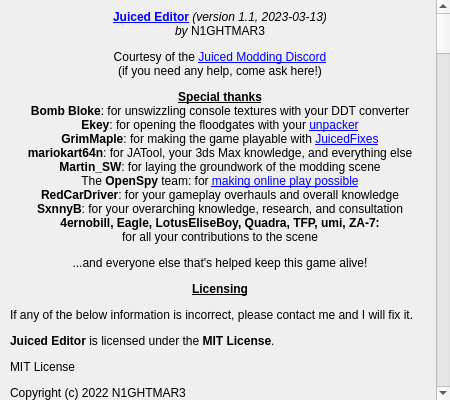
<?xml version="1.0" encoding="UTF-8"?>
<ui version="4.0">
    <class>JEAboutDialog</class>
    <widget class="QDialog" name="JEAboutDialog">
        <property name="geometry">
            <rect>
                <x>0</x>
                <y>0</y>
                <width>450</width>
                <height>400</height>
            </rect>
        </property>
        <property name="windowTitle">
            <string>About</string>
        </property>
        <widget class="QScrollArea" name="scrollArea">
            <property name="geometry">
                <rect>
                    <x>0</x>
                    <y>0</y>
                    <width>450</width>
                    <height>400</height>
                </rect>
            </property>
            <property name="frameShape">
                <enum>QFrame::NoFrame</enum>
            </property>
            <property name="verticalScrollBarPolicy">
                <enum>Qt::ScrollBarAlwaysOn</enum>
            </property>
            <property name="horizontalScrollBarPolicy">
                <enum>Qt::ScrollBarAlwaysOff</enum>
            </property>
            <property name="widgetResizable">
                <bool>false</bool>
            </property>
            <property name="sizePolicy">
                <sizepolicy hsizetype="Expanding" vsizetype="Expanding">
                    <horstretch>0</horstretch>
                    <verstretch>0</verstretch>
                </sizepolicy>
            </property>
            <widget class="QWidget" name="scrollAreaWidgetContents">
                <property name="geometry">
                    <rect>
                        <x>0</x>
                        <y>0</y>
                        <width>440</width>
                        <height>3760</height>
                    </rect>
                </property>
                <widget class="QLabel" name="aboutText">
                    <property name="geometry">
                        <rect>
                            <x>10</x>
                            <y>10</y>
                            <width>420</width>
                            <height>3760</height>
                        </rect>
                    </property>
                    <property name="text">
                        <string>&lt;html&gt;&lt;head/&gt;&lt;body&gt;&lt;p align=&quot;center&quot;&gt;&lt;a href=&quot;https://github.com/N1GHT-MAR3/JuicedEditor&quot;&gt;&lt;span style=&quot; font-weight:696; text-decoration: underline; color:#0000ff;&quot;&gt;Juiced Editor&lt;/span&gt;&lt;/a&gt;&lt;span style=&quot; font-style:italic;&quot;&gt; (version 1.1, 2023-03-13)&lt;br/&gt;by &lt;/span&gt;N1GHTMAR3&lt;/p&gt;&lt;p align=&quot;center&quot;&gt;Courtesy of the &lt;a href=&quot;https://discord.gg/pu2jdxR&quot;&gt;&lt;span style=&quot; text-decoration: underline; color:#0000ff;&quot;&gt;Juiced Modding Discord&lt;br/&gt;&lt;/span&gt;&lt;/a&gt;(if you need any help, come ask here!)&lt;/p&gt;&lt;p align=&quot;center&quot;&gt;&lt;span style=&quot; font-weight:696; text-decoration: underline;&quot;&gt;Special thanks&lt;/span&gt;&lt;span style=&quot; text-decoration: underline;&quot;&gt;&lt;br/&gt;&lt;/span&gt;&lt;span style=&quot; font-weight:696;&quot;&gt;Bomb Bloke&lt;/span&gt;: for unswizzling console textures with your DDT converter&lt;span style=&quot; text-decoration: underline;&quot;&gt;&lt;br/&gt;&lt;/span&gt;&lt;span style=&quot; font-weight:696;&quot;&gt;Ekey&lt;/span&gt;: for opening the floodgates with your &lt;a href=&quot;https://github.com/Ekey/JCED.DAT.Tool/&quot;&gt;&lt;span style=&quot; text-decoration: underline; color:#0000ff;&quot;&gt;unpacker&lt;/span&gt;&lt;/a&gt;&lt;br/&gt;&lt;span style=&quot; font-weight:696;&quot;&gt;GrimMaple&lt;/span&gt;: for making the game playable with &lt;a href=&quot;https://github.com/GrimMaple/JuicedFixes&quot;&gt;&lt;span style=&quot; text-decoration: underline; color:#0000ff;&quot;&gt;JuicedFixes&lt;/span&gt;&lt;/a&gt;&lt;br/&gt;&lt;span style=&quot; font-weight:696;&quot;&gt;mariokart64n&lt;/span&gt;: for JATool, your 3ds Max knowledge, and everything else&lt;br/&gt;&lt;span style=&quot; font-weight:696;&quot;&gt;Martin_SW&lt;/span&gt;: for laying the groundwork of the modding scene&lt;br/&gt;The &lt;span style=&quot; font-weight:696;&quot;&gt;OpenSpy&lt;/span&gt; team: for &lt;a href=&quot;http://beta.openspy.net/en/&quot;&gt;&lt;span style=&quot; text-decoration: underline; color:#0000ff;&quot;&gt;making online play possible&lt;/span&gt;&lt;/a&gt;&lt;br/&gt;&lt;span style=&quot; font-weight:696;&quot;&gt;RedCarDriver&lt;/span&gt;: for your gameplay overhauls and overall knowledge&lt;br/&gt;&lt;span style=&quot; font-weight:696;&quot;&gt;SxnnyB&lt;/span&gt;: for your overarching knowledge, research, and consultation&lt;br/&gt;&lt;span style=&quot; font-weight:696;&quot;&gt;4ernobill, Eagle, LotusEliseBoy, Quadra, TFP, umi, ZA-7:&lt;/span&gt;&lt;br/&gt;for all your contributions to the scene&lt;/p&gt;&lt;p align=&quot;center&quot;&gt;...and everyone else that's helped keep this game alive!&lt;/p&gt;&lt;p align=&quot;center&quot;&gt;&lt;span style=&quot; font-weight:696; text-decoration: underline;&quot;&gt;Licensing&lt;/span&gt;&lt;/p&gt;&lt;p&gt;If any of the below information is incorrect, please contact me and I will fix it.&lt;/p&gt;&lt;p&gt;&lt;span style=&quot; font-weight:696;&quot;&gt;Juiced Editor&lt;/span&gt; is licensed under the &lt;span style=&quot; font-weight:696;&quot;&gt;MIT License&lt;/span&gt;.&lt;/p&gt;&lt;p&gt;MIT License&lt;/p&gt;&lt;p&gt;Copyright (c) 2022 N1GHTMAR3&lt;/p&gt;&lt;p&gt;Permission is hereby granted, free of charge, to any person obtaining a copy of this software and associated documentation files (the &amp;quot;Software&amp;quot;), to deal in the Software without restriction, including without limitation the rights to use, copy, modify, merge, publish, distribute, sublicense, and/or sell copies of the Software, and to permit persons to whom the Software is furnished to do so, subject to the following conditions:&lt;/p&gt;&lt;p&gt;The above copyright notice and this permission notice shall be included in all copies or substantial portions of the Software.&lt;/p&gt;&lt;p&gt;THE SOFTWARE IS PROVIDED &amp;quot;AS IS&amp;quot;, WITHOUT WARRANTY OF ANY KIND, EXPRESS OR IMPLIED, INCLUDING BUT NOT LIMITED TO THE WARRANTIES OF MERCHANTABILITY, FITNESS FOR A PARTICULAR PURPOSE AND NONINFRINGEMENT. IN NO EVENT SHALL THE AUTHORS OR COPYRIGHT HOLDERS BE LIABLE FOR ANY CLAIM, DAMAGES OR OTHER LIABILITY, WHETHER IN AN ACTION OF CONTRACT, TORT OR OTHERWISE, ARISING FROM, OUT OF OR IN CONNECTION WITH THE SOFTWARE OR THE USE OR OTHER DEALINGS IN THE SOFTWARE.&lt;/p&gt;&lt;p&gt;&lt;br/&gt;&lt;/p&gt;&lt;p&gt;&lt;a href=&quot;https://wiki.qt.io/Qt_for_Python&quot;&gt;&lt;span style=&quot; font-weight:696; text-decoration: underline; color:#0000ff;&quot;&gt;PySide2&lt;/span&gt;&lt;/a&gt; is licensed under the &lt;span style=&quot; font-weight:696;&quot;&gt;GNU Lesser General Public License&lt;/span&gt;, version 3.&lt;/p&gt;&lt;p&gt;&lt;span style=&quot; font-size:large; font-weight:696;&quot;&gt;GNU LESSER GENERAL PUBLIC LICENSE&lt;/span&gt;&lt;/p&gt;&lt;p align=&quot;center&quot;&gt;Version 3, 29 June 2007 &lt;/p&gt;&lt;p&gt;Copyright © 2007 Free Software Foundation, Inc. &amp;lt;&lt;a href=&quot;https://fsf.org/&quot;&gt;&lt;span style=&quot; text-decoration: underline; color:#0000ff;&quot;&gt;https://fsf.org/&lt;/span&gt;&lt;/a&gt;&amp;gt;&lt;/p&gt;&lt;p&gt;Everyone is permitted to copy and distribute verbatim copies of this license document, but changing it is not allowed. &lt;/p&gt;&lt;p&gt;This version of the GNU Lesser General Public License incorporates the terms and conditions of version 3 of the GNU General Public License, supplemented by the additional permissions listed below. &lt;/p&gt;&lt;h4 style=&quot; margin-top:12px; margin-bottom:12px; margin-left:0px; margin-right:0px; -qt-block-indent:0; text-indent:0px;&quot;&gt;&lt;a name=&quot;section0&quot;/&gt;&lt;span style=&quot; font-size:medium; font-weight:696;&quot;&gt;0&lt;/span&gt;&lt;span style=&quot; font-size:medium; font-weight:696;&quot;&gt;. Additional Definitions.&lt;/span&gt;&lt;/h4&gt;&lt;p&gt;As used herein, “this License” refers to version 3 of the GNU Lesser General Public License, and the “GNU GPL” refers to version 3 of the GNU General Public License. &lt;/p&gt;&lt;p&gt;“The Library” refers to a covered work governed by this License, other than an Application or a Combined Work as defined below. &lt;/p&gt;&lt;p&gt;An “Application” is any work that makes use of an interface provided by the Library, but which is not otherwise based on the Library. Defining a subclass of a class defined by the Library is deemed a mode of using an interface provided by the Library. &lt;/p&gt;&lt;p&gt;A “Combined Work” is a work produced by combining or linking an Application with the Library. The particular version of the Library with which the Combined Work was made is also called the “Linked Version”. &lt;/p&gt;&lt;p&gt;The “Minimal Corresponding Source” for a Combined Work means the Corresponding Source for the Combined Work, excluding any source code for portions of the Combined Work that, considered in isolation, are based on the Application, and not on the Linked Version. &lt;/p&gt;&lt;p&gt;The “Corresponding Application Code” for a Combined Work means the object code and/or source code for the Application, including any data and utility programs needed for reproducing the Combined Work from the Application, but excluding the System Libraries of the Combined Work. &lt;/p&gt;&lt;h4 style=&quot; margin-top:12px; margin-bottom:12px; margin-left:0px; margin-right:0px; -qt-block-indent:0; text-indent:0px;&quot;&gt;&lt;a name=&quot;section1&quot;/&gt;&lt;span style=&quot; font-size:medium; font-weight:696;&quot;&gt;1&lt;/span&gt;&lt;span style=&quot; font-size:medium; font-weight:696;&quot;&gt;. Exception to Section 3 of the GNU GPL.&lt;/span&gt;&lt;/h4&gt;&lt;p&gt;You may convey a covered work under sections 3 and 4 of this License without being bound by section 3 of the GNU GPL. &lt;/p&gt;&lt;h4 style=&quot; margin-top:12px; margin-bottom:12px; margin-left:0px; margin-right:0px; -qt-block-indent:0; text-indent:0px;&quot;&gt;&lt;a name=&quot;section2&quot;/&gt;&lt;span style=&quot; font-size:medium; font-weight:696;&quot;&gt;2&lt;/span&gt;&lt;span style=&quot; font-size:medium; font-weight:696;&quot;&gt;. Conveying Modified Versions.&lt;/span&gt;&lt;/h4&gt;&lt;p&gt;If you modify a copy of the Library, and, in your modifications, a facility refers to a function or data to be supplied by an Application that uses the facility (other than as an argument passed when the facility is invoked), then you may convey a copy of the modified version: &lt;/p&gt;&lt;ul style=&quot;margin-top: 0px; margin-bottom: 0px; margin-left: 0px; margin-right: 0px; -qt-list-indent: 1;&quot;&gt;&lt;li style=&quot; margin-top:12px; margin-bottom:0px; margin-left:0px; margin-right:0px; -qt-block-indent:0; text-indent:0px;&quot;&gt;a) under this License, provided that you make a good faith effort to ensure that, in the event an Application does not supply the function or data, the facility still operates, and performs whatever part of its purpose remains meaningful, or &lt;/li&gt;&lt;li style=&quot; margin-top:0px; margin-bottom:12px; margin-left:0px; margin-right:0px; -qt-block-indent:0; text-indent:0px;&quot;&gt;b) under the GNU GPL, with none of the additional permissions of this License applicable to that copy. &lt;/li&gt;&lt;/ul&gt;&lt;h4 style=&quot; margin-top:12px; margin-bottom:12px; margin-left:0px; margin-right:0px; -qt-block-indent:0; text-indent:0px;&quot;&gt;&lt;a name=&quot;section3&quot;/&gt;&lt;span style=&quot; font-size:medium; font-weight:696;&quot;&gt;3&lt;/span&gt;&lt;span style=&quot; font-size:medium; font-weight:696;&quot;&gt;. Object Code Incorporating Material from Library Header Files.&lt;/span&gt;&lt;/h4&gt;&lt;p&gt;The object code form of an Application may incorporate material from a header file that is part of the Library. You may convey such object code under terms of your choice, provided that, if the incorporated material is not limited to numerical parameters, data structure layouts and accessors, or small macros, inline functions and templates (ten or fewer lines in length), you do both of the following: &lt;/p&gt;&lt;ul style=&quot;margin-top: 0px; margin-bottom: 0px; margin-left: 0px; margin-right: 0px; -qt-list-indent: 1;&quot;&gt;&lt;li style=&quot; margin-top:12px; margin-bottom:0px; margin-left:0px; margin-right:0px; -qt-block-indent:0; text-indent:0px;&quot;&gt;a) Give prominent notice with each copy of the object code that the Library is used in it and that the Library and its use are covered by this License. &lt;/li&gt;&lt;li style=&quot; margin-top:0px; margin-bottom:12px; margin-left:0px; margin-right:0px; -qt-block-indent:0; text-indent:0px;&quot;&gt;b) Accompany the object code with a copy of the GNU GPL and this license document. &lt;/li&gt;&lt;/ul&gt;&lt;h4 style=&quot; margin-top:12px; margin-bottom:12px; margin-left:0px; margin-right:0px; -qt-block-indent:0; text-indent:0px;&quot;&gt;&lt;a name=&quot;section4&quot;/&gt;&lt;span style=&quot; font-size:medium; font-weight:696;&quot;&gt;4&lt;/span&gt;&lt;span style=&quot; font-size:medium; font-weight:696;&quot;&gt;. Combined Works.&lt;/span&gt;&lt;/h4&gt;&lt;p&gt;You may convey a Combined Work under terms of your choice that, taken together, effectively do not restrict modification of the portions of the Library contained in the Combined Work and reverse engineering for debugging such modifications, if you also do each of the following: &lt;/p&gt;&lt;ul style=&quot;margin-top: 0px; margin-bottom: 0px; margin-left: 0px; margin-right: 0px; -qt-list-indent: 1;&quot;&gt;&lt;li style=&quot; margin-top:12px; margin-bottom:0px; margin-left:0px; margin-right:0px; -qt-block-indent:0; text-indent:0px;&quot;&gt;a) Give prominent notice with each copy of the Combined Work that the Library is used in it and that the Library and its use are covered by this License. &lt;/li&gt;&lt;li style=&quot; margin-top:0px; margin-bottom:0px; margin-left:0px; margin-right:0px; -qt-block-indent:0; text-indent:0px;&quot;&gt;b) Accompany the Combined Work with a copy of the GNU GPL and this license document. &lt;/li&gt;&lt;li style=&quot; margin-top:0px; margin-bottom:0px; margin-left:0px; margin-right:0px; -qt-block-indent:0; text-indent:0px;&quot;&gt;c) For a Combined Work that displays copyright notices during execution, include the copyright notice for the Library among these notices, as well as a reference directing the user to the copies of the GNU GPL and this license document. &lt;/li&gt;&lt;li style=&quot; margin-top:0px; margin-bottom:0px; margin-left:0px; margin-right:0px; -qt-block-indent:0; text-indent:0px;&quot;&gt;d) Do one of the following: &lt;/li&gt;&lt;ul style=&quot;margin-top: 0px; margin-bottom: 0px; margin-left: 0px; margin-right: 0px; -qt-list-indent: 2;&quot;&gt;&lt;li style=&quot; margin-top:0px; margin-bottom:0px; margin-left:0px; margin-right:0px; -qt-block-indent:0; text-indent:0px;&quot;&gt;0) Convey the Minimal Corresponding Source under the terms of this License, and the Corresponding Application Code in a form suitable for, and under terms that permit, the user to recombine or relink the Application with a modified version of the Linked Version to produce a modified Combined Work, in the manner specified by section 6 of the GNU GPL for conveying Corresponding Source. &lt;/li&gt;&lt;li style=&quot; margin-top:0px; margin-bottom:0px; margin-left:0px; margin-right:0px; -qt-block-indent:0; text-indent:0px;&quot;&gt;1) Use a suitable shared library mechanism for linking with the Library. A suitable mechanism is one that (a) uses at run time a copy of the Library already present on the user's computer system, and (b) will operate properly with a modified version of the Library that is interface-compatible with the Linked Version. &lt;/li&gt;&lt;/ul&gt;&lt;li style=&quot; margin-top:0px; margin-bottom:12px; margin-left:0px; margin-right:0px; -qt-block-indent:0; text-indent:0px;&quot;&gt;e) Provide Installation Information, but only if you would otherwise be required to provide such information under section 6 of the GNU GPL, and only to the extent that such information is necessary to install and execute a modified version of the Combined Work produced by recombining or relinking the Application with a modified version of the Linked Version. (If you use option 4d0, the Installation Information must accompany the Minimal Corresponding Source and Corresponding Application Code. If you use option 4d1, you must provide the Installation Information in the manner specified by section 6 of the GNU GPL for conveying Corresponding Source.) &lt;/li&gt;&lt;/ul&gt;&lt;h4 style=&quot; margin-top:12px; margin-bottom:12px; margin-left:0px; margin-right:0px; -qt-block-indent:0; text-indent:0px;&quot;&gt;&lt;a name=&quot;section5&quot;/&gt;&lt;span style=&quot; font-size:medium; font-weight:696;&quot;&gt;5&lt;/span&gt;&lt;span style=&quot; font-size:medium; font-weight:696;&quot;&gt;. Combined Libraries.&lt;/span&gt;&lt;/h4&gt;&lt;p&gt;You may place library facilities that are a work based on the Library side by side in a single library together with other library facilities that are not Applications and are not covered by this License, and convey such a combined library under terms of your choice, if you do both of the following: &lt;/p&gt;&lt;ul style=&quot;margin-top: 0px; margin-bottom: 0px; margin-left: 0px; margin-right: 0px; -qt-list-indent: 1;&quot;&gt;&lt;li style=&quot; margin-top:12px; margin-bottom:0px; margin-left:0px; margin-right:0px; -qt-block-indent:0; text-indent:0px;&quot;&gt;a) Accompany the combined library with a copy of the same work based on the Library, uncombined with any other library facilities, conveyed under the terms of this License. &lt;/li&gt;&lt;li style=&quot; margin-top:0px; margin-bottom:12px; margin-left:0px; margin-right:0px; -qt-block-indent:0; text-indent:0px;&quot;&gt;b) Give prominent notice with the combined library that part of it is a work based on the Library, and explaining where to find the accompanying uncombined form of the same work. &lt;/li&gt;&lt;/ul&gt;&lt;h4 style=&quot; margin-top:12px; margin-bottom:12px; margin-left:0px; margin-right:0px; -qt-block-indent:0; text-indent:0px;&quot;&gt;&lt;a name=&quot;section6&quot;/&gt;&lt;span style=&quot; font-size:medium; font-weight:696;&quot;&gt;6&lt;/span&gt;&lt;span style=&quot; font-size:medium; font-weight:696;&quot;&gt;. Revised Versions of the GNU Lesser General Public License.&lt;/span&gt;&lt;/h4&gt;&lt;p&gt;The Free Software Foundation may publish revised and/or new versions of the GNU Lesser General Public License from time to time. Such new versions will be similar in spirit to the present version, but may differ in detail to address new problems or concerns. &lt;/p&gt;&lt;p&gt;Each version is given a distinguishing version number. If the Library as you received it specifies that a certain numbered version of the GNU Lesser General Public License “or any later version” applies to it, you have the option of following the terms and conditions either of that published version or of any later version published by the Free Software Foundation. If the Library as you received it does not specify a version number of the GNU Lesser General Public License, you may choose any version of the GNU Lesser General Public License ever published by the Free Software Foundation. &lt;/p&gt;&lt;p&gt;If the Library as you received it specifies that a proxy can decide whether future versions of the GNU Lesser General Public License shall apply, that proxy's public statement of acceptance of any version is permanent authorization for you to choose that version for the Library. &lt;/p&gt;&lt;p&gt;&lt;br/&gt;&lt;/p&gt;&lt;p&gt;&lt;a href=&quot;https://pyinstaller.org/en/stable/&quot;&gt;&lt;span style=&quot; font-weight:696; text-decoration: underline; color:#0000ff;&quot;&gt;PyInstaller&lt;/span&gt;&lt;/a&gt; is licensed under the &lt;span style=&quot; font-weight:696;&quot;&gt;GNU General Public License&lt;/span&gt;, version 2. Juiced Editor falls under the following Bootloader Exception:&lt;/p&gt;&lt;p&gt;Bootloader Exception&lt;br/&gt;--------------------&lt;br/&gt;In addition to the permissions in the GNU General Public License, the&lt;br/&gt;authors give you unlimited permission to link or embed compiled bootloader&lt;br/&gt;and related files into combinations with other programs, and to distribute&lt;br/&gt;those combinations without any restriction coming from the use of those&lt;br/&gt;files. (The General Public License restrictions do apply in other respects;&lt;br/&gt;for example, they cover modification of the files, and distribution when&lt;br/&gt;not linked into a combined executable.)&lt;/p&gt;&lt;p&gt;&lt;br/&gt;&lt;/p&gt;&lt;p&gt;&lt;a href=&quot;https://github.com/brentvollebregt/auto-py-to-exe&quot;&gt;&lt;span style=&quot; font-weight:696; text-decoration: underline; color:#0000ff;&quot;&gt;Auto PY to EXE&lt;/span&gt;&lt;/a&gt; is licensed under the &lt;span style=&quot; font-weight:696;&quot;&gt;MIT License&lt;/span&gt;.&lt;/p&gt;&lt;p&gt;MIT License&lt;/p&gt;&lt;p&gt;Copyright (c) 2018 Brent Vollebregt&lt;/p&gt;&lt;p&gt;Permission is hereby granted, free of charge, to any person obtaining a copy of this software and associated documentation files (the &amp;quot;Software&amp;quot;), to deal in the Software without restriction, including without limitation the rights to use, copy, modify, merge, publish, distribute, sublicense, and/or sell copies of the Software, and to permit persons to whom the Software is furnished to do so, subject to the following conditions:&lt;/p&gt;&lt;p&gt;The above copyright notice and this permission notice shall be included in all copies or substantial portions of the Software.&lt;/p&gt;&lt;p&gt;THE SOFTWARE IS PROVIDED &amp;quot;AS IS&amp;quot;, WITHOUT WARRANTY OF ANY KIND, EXPRESS OR IMPLIED, INCLUDING BUT NOT LIMITED TO THE WARRANTIES OF MERCHANTABILITY, FITNESS FOR A PARTICULAR PURPOSE AND NONINFRINGEMENT. IN NO EVENT SHALL THE AUTHORS OR COPYRIGHT HOLDERS BE LIABLE FOR ANY CLAIM, DAMAGES OR OTHER LIABILITY, WHETHER IN AN ACTION OF CONTRACT, TORT OR OTHERWISE, ARISING FROM, OUT OF OR IN CONNECTION WITH THE SOFTWARE OR THE USE OR OTHER DEALINGS IN THE SOFTWARE.&lt;/p&gt;&lt;/body&gt;&lt;/html&gt;</string>
                    </property>
                    <property name="alignment">
                        <set>Qt::AlignLeading|Qt::AlignLeft|Qt::AlignTop</set>
                    </property>
                    <property name="wordWrap">
                        <bool>true</bool>
                    </property>
                    <property name="openExternalLinks">
                        <bool>true</bool>
                    </property>
                </widget>
            </widget>
        </widget>
    </widget>
    <resources/>
    <connections/>
</ui>
